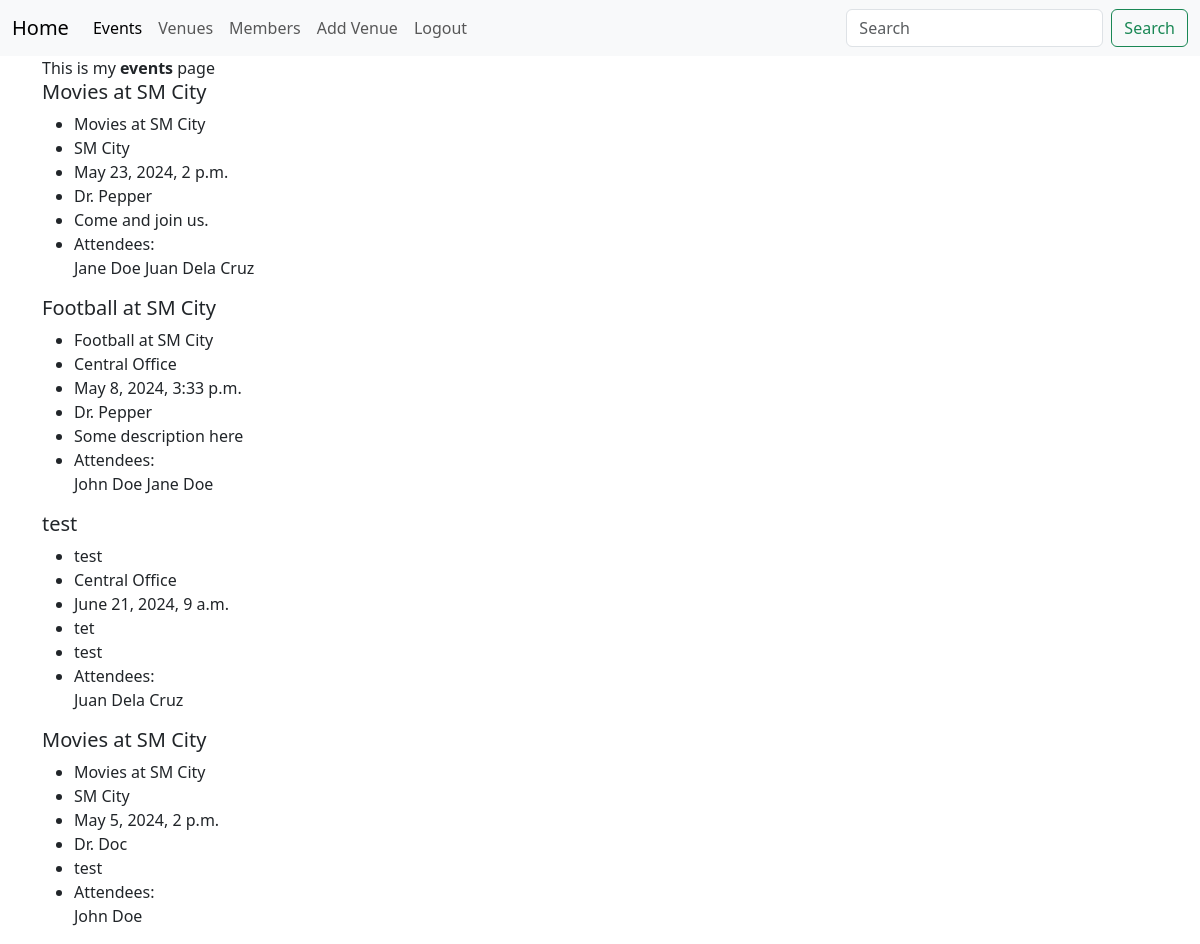
/events/ (signed in), run on the app's committed database.
### events/models.py (models this page shows)
class Event(models.Model):
    name = models.CharField('Event Name', max_length=50)
    event_date = models.DateTimeField('Event Date')
    venue = models.ForeignKey(Venue, blank=True, null=True, on_delete=models.CASCADE)
    manager = models.CharField(max_length=50)
    description = models.TextField(blank=True)
    attendees = models.ManyToManyField(Attendee, blank=True)
    def __str__(self):
        return self.name

class Venue(models.Model):
    name = models.CharField("Venue Name", max_length=120)
    address = models.CharField(max_length=300)
    zip_code = models.CharField('Zip Code', max_length=5)
    phone = models.CharField('Contact Phone', max_length=25)
    web = models.URLField('Website Address')
    email_address = models.EmailField('Email Address')
    def __str__(self):
        return self.name

class Attendee(models.Model):
    first_name = models.CharField(max_length=30)
    last_name = models.CharField(max_length=30)
    email = models.EmailField('User Email')
    def __str__(self):
        return self.first_name + ' ' + self.last_name

### events/views.py (the view)
# urls.py: path('', include('events.urls')),
@login_required
def events(request):
    event_list = Event.objects.all()
    return render(request, 'events/events.html', {"events":event_list})

### templates/events/events.html (shortened to what this page needs)
{% extends "base.html" %}
{% block content %}
    <div>
        <span>This is my <strong>events</strong> page</span>
        {% for event in events %}
            <h5>{{ event }}</h5>
            <ul>
                <li>{{ event.name }}</li>
                <li>{{ event.venue }}</li>
                <li>{{ event.event_date }}</li>
                <li>{{ event.manager }}</li>
                <li>{{ event.description }}</li>
                <li>Attendees: </li>
                {% for attendee in event.attendees.all %}
                    {{ attendee }}
                {% endfor %}
            </ul>
        {% endfor %}
    </div>
{% endblock %}

### templates/base.html (shortened to what this page needs)
{% load static %}
<!DOCTYPE html>
<html>
        {% load bootstrap5 %}
        {% bootstrap_css %}
        <link rel="stylesheet" href="{% static 'css/styles.css' %}" >
      <body>
        <nav class="navbar navbar-expand-lg bg-body-tertiary">
            <div class="container-fluid">
              <a class="navbar-brand" href="/">Home</a>
              <div class="collapse navbar-collapse" id="navbarSupportedContent">
                <ul class="navbar-nav me-auto mb-2 mb-lg-0">
                  {% if user.is_authenticated %}
                  <li class="nav-item">
                    <a class="nav-link active" aria-current="page" href="{% url 'events-list' %}">Events</a>
                  </li>
                  <li class="nav-item">
                    <a class="nav-link" href="{% url 'venues-list' %}">Venues</a>
                  </li>
                  <li class="nav-item">
                    <a class="nav-link" href="#">Members</a>
                  </li>
                  <li class="nav-item">
                    <a class="nav-link" href="{% url 'add-venue' %}">Add Venue</a>
                  </li>
                  {% endif %}
                  {% if user.is_authenticated %}
                    <li class="nav-item">
                      <a class="nav-link" href="{% url 'logout' %}">Logout</a>
                    </li>
                  {% else %}
                  <li class="nav-item">
                    <a class="nav-link" href="{% url 'login' %}">Login</a>
                  </li>
                  {% endif %}
                </ul>
                <form class="d-flex" role="search">
                  <input class="form-control me-2" type="search" placeholder="Search" aria-label="Search">
                  <button class="btn btn-outline-success" type="submit">Search</button>
                </form>
              </div>
            </div>
          </nav>
          <div class="container">
            {% block content %} {% endblock %}
          </div>
    </body>
</html>

### data on the page
Event: name "Movies at SM City", venue "SM City", event_date "May 23, 2024, 2 p.m.", manager "Dr. Pepper", description "Come and join us."
Attendee: first_name+last_name "Jane Doe"
Attendee: first_name+last_name "Juan Dela Cruz"
Event: name "Football at SM City", venue "Central Office", event_date "May 8, 2024, 3:33 p.m.", manager "Dr. Pepper", description "Some description here"
Attendee: first_name+last_name "John Doe"
Event: name "test", venue "Central Office", event_date "June 21, 2024, 9 a.m.", manager "tet", description "test"
Event: name "Movies at SM City", venue "SM City", event_date "May 5, 2024, 2 p.m.", manager "Dr. Doc", description "test"
